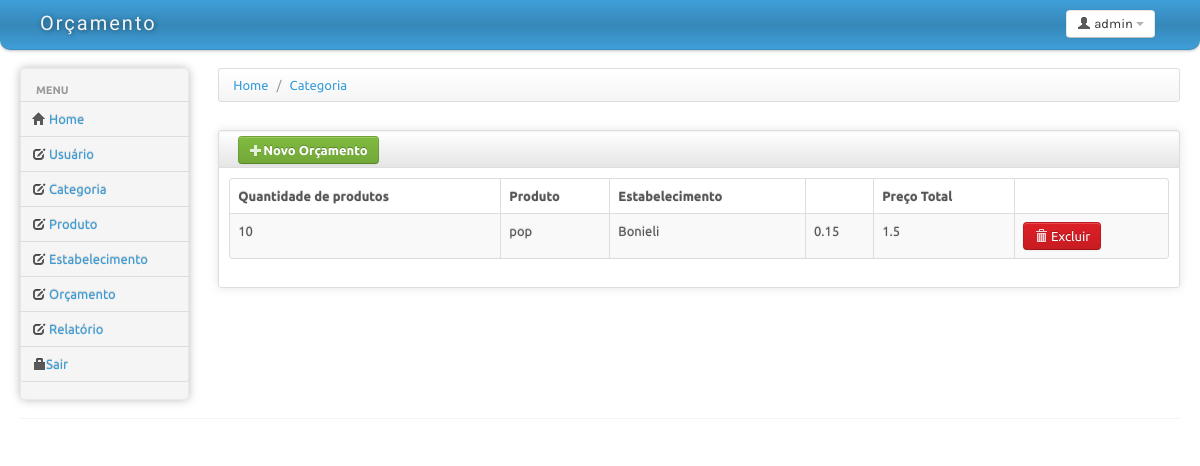
Screenshot of /orcamento/exibirOrcamento.php with the database file from the repository.
### tables this page shows
CREATE TABLE IF NOT EXISTS `orcamento_historico` (
  `id_orcamento` int(11) NOT NULL AUTO_INCREMENT,
  `qtd_produto_vc_orcamento` varchar(45) DEFAULT NULL,
  `id_usuario` int(11) NOT NULL,
  `id_produto` int(11) unsigned NOT NULL,
  PRIMARY KEY (`id_orcamento`)
);

CREATE TABLE IF NOT EXISTS `produto` (
  `id_Produto` int(11) NOT NULL AUTO_INCREMENT,
  `nome_produto` varchar(100) NOT NULL,
  `fabricante_produto` varchar(45) DEFAULT NULL,
  `especificao_produto` varchar(100) DEFAULT NULL,
  `inclusao_dt_produto` datetime DEFAULT NULL,
  `id_Categoria` int(11) NOT NULL,
  PRIMARY KEY (`id_Produto`)
);

CREATE TABLE IF NOT EXISTS `produto_has_estabelecimento` (
  `id_Produto` int(11) NOT NULL,
  `id_Estabelecimento` int(11) NOT NULL,
  `preco_produto` varchar(45) DEFAULT NULL
);

CREATE TABLE IF NOT EXISTS `estabelecimento` (
  `id_Estabelecimento` int(11) NOT NULL AUTO_INCREMENT,
  `nome_fantasia_estabelecimento` varchar(60) NOT NULL,
  `razao_social_estabelecimento` varchar(60) NOT NULL,
  `logradouro_estabelecimento` varchar(70) DEFAULT NULL,
  `numero_estabelecimento` varchar(6) DEFAULT NULL,
  `complemento_estabelecimento` varchar(45) DEFAULT NULL,
  `bairro_estabelecimento` varchar(45) NOT NULL,
  `cidade_estabelecimento` varchar(45) NOT NULL,
  `UF_estabelecimento` char(1) NOT NULL,
  `inclusao_estabelecimento` datetime DEFAULT NULL,
  PRIMARY KEY (`id_Estabelecimento`)
);

### orcamento/RepositorioOrcamento.php (called while the page is built, shortened)
<?php
	require_once('Orcamento.php');
	require_once('../Conexao/conexaoPDO.php');
	class RepositorioOrcamento{
	private $conn;
	private static $instancia;
	private function __construct(){
		$this->conn = ConexaoPDO::getInstancia()->getDb();
	}
	public static function getInstancia(){
		if(!isset(self::$instancia))
			self::$instancia = new RepositorioOrcamento();
		return self::$instancia;
	}
	private function retornaObjeto($array){
		return new Orcamento($array["id_orcamento"],$array["qtd_produto_vc_orcamento"],$array["id_usuario"],$array["id_produto"]);
	}
	public function listar()
	{
		try{
			$retorno = null;
			$sql = "select * from Orcamento_historico";
			$this->stm = $this->conn->prepare($sql);
			$this->stm->execute();
			while($result = $this->stm->fetch(PDO::FETCH_ASSOC)){
				$retorno[]=$this->retornaObjeto($result);
			}
			return $retorno;
		}catch(PDOException $e){
			echo "erro";
		}
	}
}
	?>

### Conexao/ConexaoPDO.php (called while the page is built)
<?php
class ConexaoPDO {
	private static $instancia;
 	private $db;
	private function __construct() {
			try{
				if(true){
					$host = "localhost";
					$user = "root";
					$pass = "";
					$dbname = "orcamento";
				}
				$this->db = new PDO("mysql:host=$host; dbname=$dbname",$user,$pass);
				$this->db->setAttribute(PDO::ATTR_ERRMODE, PDO::ERRMODE_EXCEPTION);
				$this->db->setAttribute(PDO::MYSQL_ATTR_USE_BUFFERED_QUERY, true);
				$this->db->exec("SET lc_time_names='pt_br'");
			}catch (PDOException $e) {
				throw new BancoException($e);
			}
		}
		 public static function getInstancia() {
			 if (!isset(self::$instancia)) {
				 self::$instancia = new ConexaoPdo();
			 }
			 return self::$instancia;
		 }
		 public function getDb() {
			 return $this->db;
		 }
 }
?>

### orcamento/Orcamento.php (called while the page is built, shortened)
<?php
class Orcamento{
	private $id;
	private $qtd;
	private $idProduto;
	public function __construct($id = null,$qtd= null,$idUsuario= null, $idProduto = null){
		$this->id = $id;
		$this->qtd = $qtd;
		$this->idProduto = $idProduto;
	}
	function getId() {
		return $this->id;
	}
	function getQtd() {
		return $this->qtd;
	}
	function getIdProduto() {
		return $this->idProduto;
	}
	}
?>

### orcamento/exibirOrcamento.php (the view, shortened to what this page needs)
<!DOCTYPE html>
<html lang="pt">
<head>
	<link id="bs-css" href="../estrutura/css/bootstrap-cerulean.css" rel="stylesheet">
	<link href="../estrutura/css/bootstrap-responsive.css" rel="stylesheet">
	<link href="../estrutura/css/charisma-app.css" rel="stylesheet">
	<link href="../estrutura/css/jquery-ui-1.8.21.custom.css" rel="stylesheet">
	<link href='../estrutura/css/fullcalendar.css' rel='stylesheet'>
	<link href='../estrutura/css/fullcalendar.print.css' rel='stylesheet'  media='print'>
	<link href='../estrutura/css/chosen.css' rel='stylesheet'>
	<link href='../estrutura/css/uniform.default.css' rel='stylesheet'>
	<link href='../estrutura/css/colorbox.css' rel='stylesheet'>
	<link href='../estrutura/css/jquery.cleditor.css' rel='stylesheet'>
	<link href='../estrutura/css/jquery.noty.css' rel='stylesheet'>
	<link href='../estrutura/css/noty_theme_default.css' rel='stylesheet'>
	<link href='../estrutura/css/elfinder.min.css' rel='stylesheet'>
	<link href='../estrutura/css/elfinder.theme.css' rel='stylesheet'>
	<link href='../estrutura/css/jquery.iphone.toggle.css' rel='stylesheet'>
	<link href='../estrutura/css/opa-icons.css' rel='stylesheet'>
	<link href='../estrutura/css/uploadify.css' rel='stylesheet'>
</head>
<body>
	<div class="navbar">
		<div class="navbar-inner">
			<div class="container-fluid">
				<a class="brand" href=""><span>Or&ccedil;amento</span></a>
				<div class="btn-group pull-right" >
					<a class="btn dropdown-toggle" data-toggle="dropdown" href="#">
						<i class="icon-user"></i><span class="hidden-phone"> admin</span>
						<span class="caret"></span>
					</a>
				</div>
			</div>
		</div>
	</div>
		<div class="container-fluid">
		<div class="row-fluid">
			<div class="span2 main-menu-span">
				<div class="well nav-collapse sidebar-nav">
					<ul class="nav nav-tabs nav-stacked main-menu">
						<li class="nav-header hidden-tablet">Menu</li>
						<li><a class="ajax-link" href="../index.html"><i class="icon-home"></i><span class="hidden-tablet"> Home</span></a></li>
						<li><a class="ajax-link" href="../usuario/exibirUsuario.php"><i class="icon-edit"></i><span class="hidden-tablet"> Usu&aacute;rio</span></a></li>
						<li><a class="ajax-link" href="../categoria/exibirCategoria.php"><i class="icon-edit"></i><span class="hidden-tablet"> Categoria</span></a></li>
						<li><a class="ajax-link" href="../produto/exibirProduto.php"><i class="icon-edit"></i><span class="hidden-tablet"> Produto</span></a></li>
						<li><a class="ajax-link" href="../estabelecimento/exibirDados.php"><i class="icon-edit"></i><span class="hidden-tablet"> Estabelecimento</span></a></li>
						<li><a class="ajax-link" href="../orcamento/exibirOrcamento.php"><i class="icon-edit"></i><span class="hidden-tablet"> Or&ccedilamento</span></a></li>
						<li><a class="ajax-link" href="../relatorio/relatorio.php"><i class="icon-edit"></i><span class="hidden-tablet"> Relat&oacute;rio</span></a></li>
						<li><a href="../login/index.php"><i class="icon-lock"></i><span class="hidden-tablet">Sair</span></a></li>
					</ul>
				</div>
			</div>
			<div id="content" class="span10">
			<div>
				<ul class="breadcrumb">
					<li>
						<a href="#">Home</a> <span class="divider">/</span>
					</li>
					<li>
						<a href="#">Categoria</a>
					</li>
				</ul>
			</div>
			<?php
			include_once 'repositorioOrcamento.php';
			?>
			<div class="row-fluid sortable">
				<div class="box span12">
					<div class="box-header well" data-original-title>
					<a class="btn btn-success" href="frmOrcamento.php"><i class="icon-plus icon-white"></i>Novo Or&ccedil;amento</a>
					</div>
					<div class="box-content">
						<table class="table table-striped table-bordered bootstrap-datatable datatable">
						  <thead>
							  <tr>
								  <th>Quantidade de produtos</th>
								  <th>Produto</th>
								  <th>Estabelecimento<th>
								 <th>Preço Total<th>
							  </tr>
						  </thead>
						  <tbody>
						  <?php
							include_once 'repositorioOrcamento.php';
							$retornoObjOrcamento = RepositorioOrcamento::getInstancia()->listar();
						    foreach ($retornoObjOrcamento as $ObjOrcamento){
						  ?>
							<tr>
								<td class="center"><?php echo utf8_encode($ObjOrcamento->getQtd()); ?></td>
								<td class="center"><?php
									$sql = "SELECT * FROM produto WHERE id_produto = " .$ObjOrcamento->getIdProduto();
									$qr = mysql_query($sql) or die(mysql_erro());
									if($ln = mysql_fetch_array($qr, MYSQLI_ASSOC)){
										echo $ln['nome_produto'];
									}else{
										echo '<option value=0"> Não há Produto cadastrado</option>';
									}
									?></td>
							<?php $retorno = null;
								$sqlRelProdutoEstabelecimento = "SELECT p.nome_produto,
												    pe.preco_produto,
											    	 e.nome_fantasia_estabelecimento as nome
												FROM produto_has_estabelecimento pe
												INNER JOIN produto p
												on p.id_produto = pe.id_produto
												inner join estabelecimento e
												on e.id_estabelecimento = pe.id_estabelecimento limit 1";
												require_once ('../Conexao/ConexaoPDO.php');
												$conn = ConexaoPDO::getInstancia()->getDb();
												$stm = $conn->prepare($sqlRelProdutoEstabelecimento);
												$stm->execute();
												while ($result = $stm->fetch(PDO::FETCH_ASSOC))
												{
												?>
													<td><?php echo utf8_encode($result['nome']); ?></td>
													<td><?php echo utf8_encode($result['preco_produto']);?></td>
													<td><?php echo $ObjOrcamento->getQtd() * $result['preco_produto']; ?></td>
													<?php };?>
								<td class="center">
									<a class="btn btn-danger" href="excluir.php?id=<?php echo $ObjOrcamento->getId();?>"onClick="return confirm('Deseja realmente apagar este registo?')";>
										<i class="icon-trash icon-white"></i>
										Excluir
									</a>
								</td>
							</tr>
							<?php } ?>
						  </tbody>
					  </table>
					</div>
				</div>
			</div>
			</div>
		</div>
		<hr>
	</div>
</body>
</html>

### estrutura/css/charisma-app.css (style rules this page uses)
.box { border: 1px solid #DEDEDE; border-radius:3px; -webkit-border-radius:3px; -moz-border-radius:3px; margin-top: 10px; margin-bottom: 10px ; box-shadow: 0 0 10px rgba(189, 189, 189, 0.4); -webkit-box-shadow: 0 0 10px rgba(189, 189, 189, 0.4); -moz-box-shadow: 0 0 10px rgba(189, 189, 189, 0.4); }
.box-header { border:none; padding-top:5px; border-bottom: 1px solid #DEDEDE; border-radius:3px 3px 0 0; -webkit-border-radius:3px 3px 0 0; -moz-border-radius:3px 3px 0 0; height:12px; min-height:12px; margin-bottom: 0; cursor:move; font-weight:bold; font-size:16px; background: -moz-linear-gradient(top, rgba(255,255,255,0) 0%, rgba(0,0,0,0.1) 100%); background: -webkit-gradient(linear, left top, left bottom, color-stop(0%,rgba(255,255,255,0)), color-stop(100%,rgba(0,0,0,0.1))); background: -webkit-linear-gradient(top, rgba(255,255,255,0) 0%,rgba(0,0,0,0.1) 100%); background: -o-linear-gradient(top, rgba(255,255,255,0) 0%,rgba(0,0,0,0.1) 100%); background: -ms-linear-gradient(top, rgba(255,255,255,0) 0%,rgba(0,0,0,0.1) 100%); background: linear-gradient(to bottom, rgba(255,255,255,0) 0%,rgba(0,0,0,0.1) 100%); filter: progid:DXImageTransform.Microsoft.gradient( startColorstr='#00ffffff', endColorstr='#1a000000',GradientType=0 ); }
.box-content { padding:10px; }
.sidebar-nav { min-height:0; box-shadow: 0 0 10px #BDBDBD; -webkit-box-shadow: 0 0 10px #BDBDBD; -moz-box-shadow: 0 0 10px #BDBDBD; border-radius: 5px; -webkit-border-radius: 5px; -moz-border-radius: 5px; margin-bottom: 0; padding-bottom:0; }
.sidebar-nav > ul > li:not(.nav-header) { margin-right:-2px; margin-left:-2px; }
.brand { font-family: 'Shojumaru', cursive, Arial, serif; letter-spacing:2px; text-shadow:1px 1px 5px rgba(0, 0, 0, 0.5); width:166px; }
.brand span { float:left; }
.navbar-inner { border-radius:0 0 10px 10px; -webkit-border-radius:0 0 10px 10px; -moz-border-radius:0 0 10px 10px; padding-top:5px; padding-bottom:5px; }
.pull-right { float:right !important; }

### orcamento/exibirOrcamento.php (style rules this page uses)
body { padding-bottom: 40px; }
.sidebar-nav { padding: 9px 0; }

### rows the page displays
orcamento_historico: qtd_produto_vc_orcamento "10", id_produto.nome_produto "pop", $ObjOrcamento->getQtd()*$result['preco_produto'] "1.5"
produto_has_estabelecimento: id_Estabelecimento.nome_fantasia_estabelecimento "Bonieli", preco_produto "0.15"
